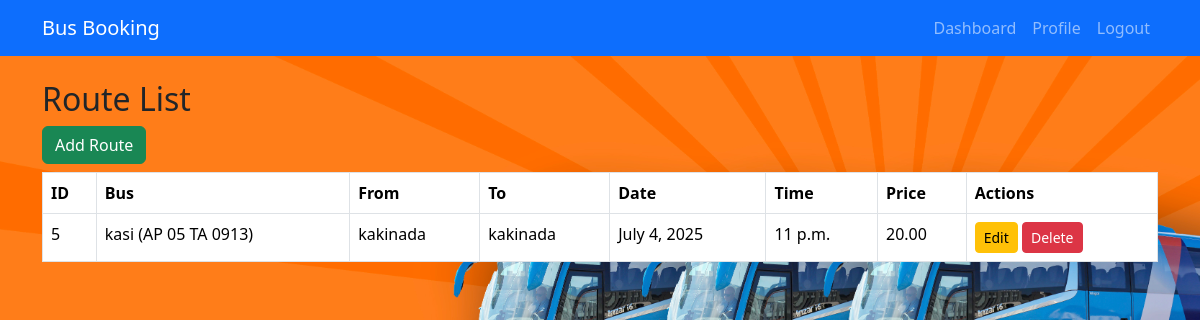
/routes/ (signed in), run on the app's committed database.
### core/models.py (models this page shows, shortened)
class Route(models.Model):
    bus = models.ForeignKey(Bus, on_delete=models.CASCADE)
    from_city = models.ForeignKey(City, related_name='route_from', on_delete=models.CASCADE)
    to_city = models.ForeignKey(City, related_name='route_to', on_delete=models.CASCADE)
    date = models.DateField()
    time = models.TimeField()
    price = models.DecimalField(max_digits=10, decimal_places=2)

class Bus(models.Model):
    bus_name = models.CharField(max_length=100)
    bus_number = models.CharField(max_length=20)
    total_seats = models.IntegerField()
    def __str__(self):
        return f"{self.bus_name} ({self.bus_number})"

class City(models.Model):
    name = models.CharField(max_length=100)
    def __str__(self):
        return self.name

### core/views.py (the view)
# urls.py: path('routes/', views.route_list, name='route_list'),
@staff_member_required
def route_list(request):
    routes = Route.objects.all()
    return render(request, 'route_list.html', {'routes': routes})

### core/templates/route_list.html
{% extends 'base.html' %}
{% block content %}
<h2>Route List</h2>
<a href="/routes/add/" class="btn btn-success mb-2">Add Route</a>
<table class="table table-bordered">
    <thead><tr><th>ID</th><th>Bus</th><th>From</th><th>To</th><th>Date</th><th>Time</th><th>Price</th><th>Actions</th></tr></thead>
    <tbody>
        {% for route in routes %}
        <tr>
            <td>{{ route.id }}</td>
            <td>{{ route.bus }}</td>
            <td>{{ route.from_city }}</td>
            <td>{{ route.to_city }}</td>
            <td>{{ route.date }}</td>
            <td>{{ route.time }}</td>
            <td>{{ route.price }}</td>
            <td>
                <a href="/routes/{{ route.id }}/edit/" class="btn btn-warning btn-sm">Edit</a>
                <a href="/routes/{{ route.id }}/delete/" class="btn btn-danger btn-sm">Delete</a>
            </td>
        </tr>
        {% endfor %}
    </tbody>
</table>
{% endblock %}

### data on the page
Route: id "5", bus "kasi (AP 05 TA 0913)", from_city "kakinada", to_city "kakinada", date "July 4, 2025", time "11 p.m.", price "20.00"
